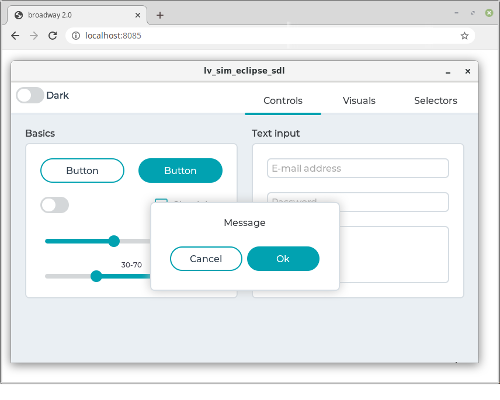
#> input picture 01-lvgl-ticket-terminal/lv_drivers/gtkdrv/broadway.png, 500 x 400 px
$ python resize_to_800x480.py lv_drivers/gtkdrv/broadway.png out.png
#> lines starting #> are read from the running program, lines starting #| are printed output that depends on the picture
#!/usr/bin/env python3
# -*- coding: utf-8 -*-
"""
把任意图片裁剪/缩放成 800x480，适合作为 LVGL 登录背景图。

用法：
    python3 resize_to_800x480.py 原图.jpg 输出图.png

示例：
    python3 resize_to_800x480.py bg.jpg bg_800x480.png

说明：
    - 默认使用“居中裁剪”方式，保证输出正好是 800x480，不变形。
    - 如果图片比例不是 5:3，会先放大到覆盖 800x480，再从中间裁剪。
"""

import sys
from pathlib import Path

try:
    from PIL import Image
except ImportError:
    print("缺少 Pillow。请先安装：")
    print("sudo apt install python3-pil")
    print("或者：pip3 install pillow")
    sys.exit(1)

TARGET_W = 800
TARGET_H = 480

def resize_cover(src_path, out_path):
    img = Image.open(src_path).convert("RGB")
    src_w, src_h = img.size
#> src_w = 500; src_h = 400

    # cover：按较大的缩放比例缩放，保证能覆盖 800x480
    scale = max(TARGET_W / src_w, TARGET_H / src_h)
#> scale = 1.6
    new_w = int(src_w * scale + 0.5)
#> new_w = 800
    new_h = int(src_h * scale + 0.5)
#> new_h = 640

    img = img.resize((new_w, new_h), Image.LANCZOS)
#> img: PIL image 800x640 RGB

    # 居中裁剪
    left = (new_w - TARGET_W) // 2
#> left = 0
    top = (new_h - TARGET_H) // 2
#> top = 80
    img = img.crop((left, top, left + TARGET_W, top + TARGET_H))
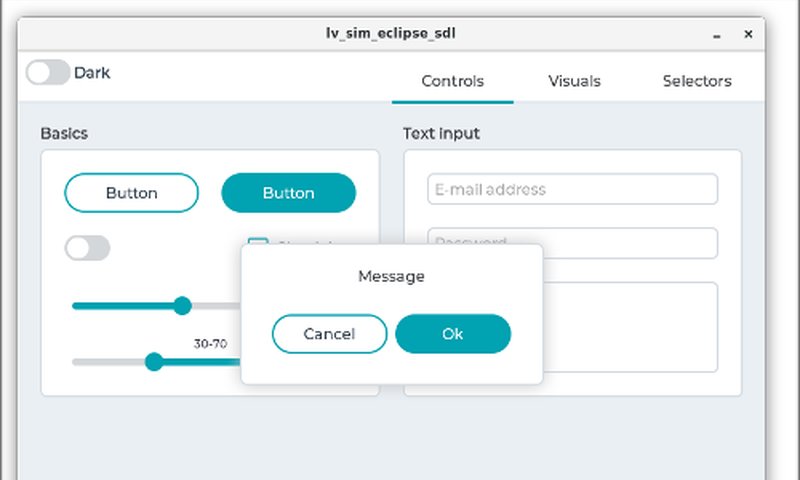
#> img: PIL image 800x480 RGB; mean R, G, B 234.1, 240.9, 242.7

    img.save(out_path)
    print(f"已生成: {out_path}  尺寸: {TARGET_W}x{TARGET_H}")

def main():
    if len(sys.argv) != 3:
        print("用法: python3 resize_to_800x480.py 原图 输出图.png")
        sys.exit(1)

    src = Path(sys.argv[1])
    out = Path(sys.argv[2])

    if not src.exists():
        print(f"找不到原图: {src}")
        sys.exit(1)

    resize_cover(src, out)

if __name__ == "__main__":
    main()
